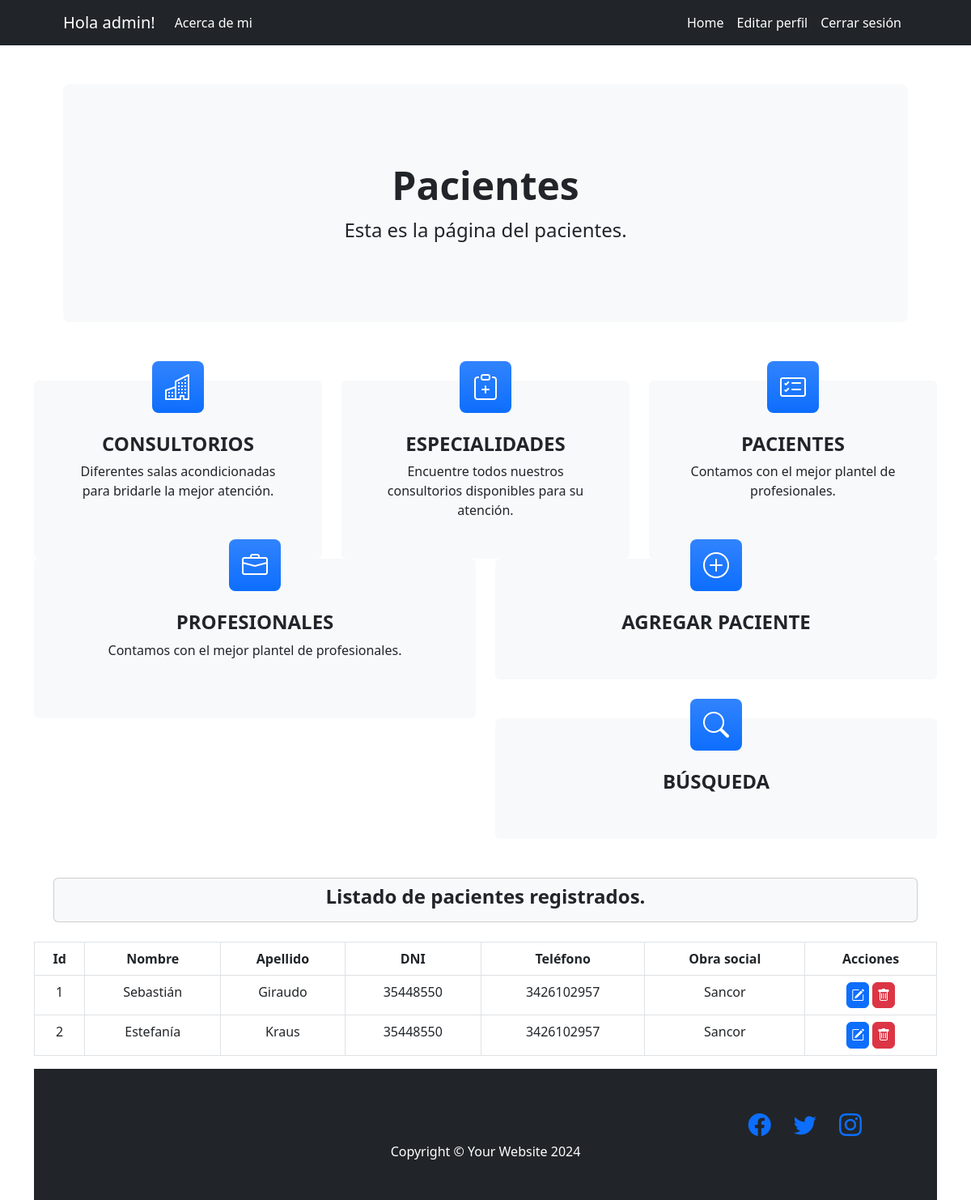
Page /aplicacion/pacientes/ (signed in) on the committed database.
### aplicacion/models.py (models this page shows, shortened)
class Paciente(models.Model):
    nombre = models.CharField(max_length=50)
    apellido = models.CharField(max_length=50)
    dni = models.IntegerField()
    telefono = models.IntegerField()
    obrasocial = models.CharField(max_length=50)
    class Meta:
        verbose_name = "paciente"
        verbose_name_plural = "Pacientes"
        ordering = ['apellido', 'nombre']

### aplicacion/views.py (the view)
# urls.py: path('pacientes/' , PacienteList.as_view() , name="pacientes"),
class PacienteList(LoginRequiredMixin, ListView):
    model = Paciente

### aplicacion/templates/aplicacion/paciente_list.html
{% extends 'aplicacion/1home.html' %}
{% block titulo %}
    <h1 class="display-5 fw-bold">Pacientes</h1>
    <p class="fs-4">Esta es la página del pacientes.</p>
{% endblock titulo %}
{% block formulario %}
<div class="col-lg-6 col-xxl-4 mb-5">
    <div class="card bg-light border-0 h-100">
        <div class="card-body text-center p-4 p-lg-5 pt-0 pt-lg-0">
            <a class="navbar-brand" href="{% url 'paciente_create' %}"><div class="feature bg-primary bg-gradient text-white rounded-3 mb-4 mt-n4"><i class="bi bi-plus-circle"></i></div></a>
            <h2 class="fs-4 fw-bold"><a class="navbar-brand" href="{% url 'paciente_create' %}">AGREGAR PACIENTE</a></h2>
        </div>
    </div>
</div>
<div class="col-lg-6 col-xxl-4 mb-5">
</div>
<div class="col-lg-6 col-xxl-4 mb-5">
    <div class="card bg-light border-0 h-100">
        <div class="card-body text-center p-4 p-lg-5 pt-0 pt-lg-0">
            <a class="navbar-brand" href="{% url 'buscar' %}"><div class="feature bg-primary bg-gradient text-white rounded-3 mb-4 mt-n4"><i class="bi bi-search"></i></div></a>
            <h2 class="fs-4 fw-bold"><a class="navbar-brand" href="{% url 'buscar' %}">BÚSQUEDA</a></h2>
        </div>
    </div>
</div>
{% endblock formulario %}
{% block contenido %}
<div class="p-4 p-lg-4 pt-0 pt-lg-0">
    <div class="card bg-light border-1 h-100">
        <div class="card-body text-center p-0 p-lg-2 pt-0 pt-lg-2">
            <h2 class="fs-4 fw-bold"><a class="navbar-brand">Listado de pacientes registrados.</a></h2>
        </div>
    </div>
</div>
    <table class="table table-bordered">
        <thead>
            <tr>
                <th>Id</th>
                <th>Nombre</th>
                <th>Apellido</th>
                <th>DNI</th>
                <th>Teléfono</th>
                <th>Obra social</th>
                <th>Acciones</th>
            </tr>
        </thead>
        <tbody>
    {% for p in paciente_list %}
            <tr>
                <td>{{ p.id }}</td>
                <td>{{ p.nombre }}</td>
                <td>{{ p.apellido }}</td>
                <td>{{ p.dni }}</td>
                <td>{{ p.telefono }}</td>
                <td>{{ p.obrasocial }}</td>
                <td>
                    <a
                    href="{% url 'paciente_update' p.id %}"
                    class="btn btn-primary"
                    style="--bs-btn-padding-y: .2rem; --bs-btn-padding-x: .3rem; --bs-btn-font-size: 1rem;"
                    ><i class="bi bi-pencil-square"></i>
                    </a>
                    <a
                    href="{% url 'paciente_delete' p.id %}"
                    class="btn btn-danger"
                    style="--bs-btn-padding-y: .2rem; --bs-btn-padding-x: .3rem; --bs-btn-font-size: 1rem;"
                    ><i class="bi bi-trash"></i>
                    </a>
                </td>
            </tr>
    {% endfor %}
        </tbody>
    </table>
{% endblock contenido %}

### aplicacion/templates/aplicacion/1home.html (shortened to what this page needs)
<!DOCTYPE html>
<html lang="en">
    <head>
        {% load static%}
        <link href="https://cdn.jsdelivr.net/npm/bootstrap-icons@1.4.1/font/bootstrap-icons.css" rel="stylesheet" />
        <link href="{% static 'css/styles.css' %}" rel="stylesheet" />
    </head>
    <body>
        <nav class="navbar navbar-expand-lg navbar-dark bg-dark">
            <div class="container px-lg-5">
                {% if user.is_authenticated %}
                    <a class="navbar-brand">Hola {{user.username}}!</a>
                    <ul class="navbar-nav ms-auto mb-2 mb-lg-0">
                        <li class="nav-item"><a class="nav-link active text-white" aria-current="page" href="{% url 'acerca_de_mi' %}">Acerca de mi</a></li>
                    </ul>
                {% endif %}
                <div class="collapse navbar-collapse" id="navbarSupportedContent">
                    {% if user.is_authenticated %}
                    <ul class="navbar-nav ms-auto mb-2 mb-lg-0">
                        <li class="nav-item"><a class="nav-link active" aria-current="page" href="{% url '1home' %}">Home</a></li>
                        <li class="nav-item"><a class="nav-link active" aria-current="page" href="{% url 'editar_perfil' %}">Editar perfil</a></li>
                        <li class="nav-item"><a class="nav-link active" aria-current="page" href="{% url 'logout' %}">Cerrar sesión</a></li>
                    </ul>
                    {% endif %}
                </div>
            </div>
        </nav>
        <header class="py-5">
            <div class="container px-lg-5">
                <div class="p-4 p-lg-5 bg-light rounded-3 text-center">
                    <div class="m-4 m-lg-5">
                        {% block titulo %}{% endblock titulo %}
                    </div>
                </div>
            </div>
        </header>
    {% if user.is_authenticated %}
        {% block busqueda %}
        <section class="pt-4">
            <div class="container text-center">
                <div class="row">
                    <div class="col">
                        <div class="card bg-light border-0 h-100">
                            <div class="card-body text-center p-4 p-lg-5 pt-0 pt-lg-0">
                                <a class="navbar-brand" href="{% url 'consultorios' %}"><div class="feature bg-primary bg-gradient text-white rounded-3 mb-4 mt-n4"><i class="bi bi-building"></i></div></a>
                                <h2 class="fs-4 fw-bold"><a class="navbar-brand" href="{% url 'consultorios' %}">CONSULTORIOS</a></h2>
                                <p class="mb-0">Diferentes salas acondicionadas para bridarle la mejor atención.</p>
                            </div>
                        </div>
                    </div>
                    <div class="col">
                        <div class="card bg-light border-0 h-100">
                            <div class="card-body text-center p-4 p-lg-5 pt-0 pt-lg-0">
                                <a class="navbar-brand" href="{% url 'especialidades' %}"><div class="feature bg-primary bg-gradient text-white rounded-3 mb-4 mt-n4"><i class="bi bi-clipboard-plus"></i></div></a>
                                <h2 class="fs-4 fw-bold"><a class="navbar-brand" href="{% url 'especialidades' %}">ESPECIALIDADES</a></h2>
                                <p class="mb-0">Encuentre todos nuestros consultorios disponibles para su atención.</p>
                            </div>
                        </div>
                    </div>
                    <div class="col">
                        <div class="card bg-light border-0 h-100">
                            <div class="card-body text-center p-4 p-lg-5 pt-0 pt-lg-0">
                                <a class="navbar-brand" href="{% url 'pacientes' %}"><div class="feature bg-primary bg-gradient text-white rounded-3 mb-4 mt-n4"><i class="bi bi-card-checklist"></i></div></a>
                                <h2 class="fs-4 fw-bold"><a class="navbar-brand" href="{% url 'pacientes' %}">PACIENTES</a></h2>
                                <p class="mb-0">Contamos con el mejor plantel de profesionales.</p>
                            </div>
                        </div>
                    </div>
                    <div class="col">
                        <div class="card bg-light border-0 h-100">
                            <div class="card-body text-center p-4 p-lg-5 pt-0 pt-lg-0">
                                <a class="navbar-brand" href="{% url 'profesionales' %}"><div class="feature bg-primary bg-gradient text-white rounded-3 mb-4 mt-n4"><i class="bi bi-briefcase"></i></div></a>
                                <h2 class="fs-4 fw-bold"><a class="navbar-brand" href="{% url 'profesionales' %}">PROFESIONALES</a></h2>
                                <p class="mb-0">Contamos con el mejor plantel de profesionales.</p>
                            </div>
                        </div>
                    </div>
                    {% block formulario %}
                    {% endblock formulario %}
            </div>
        {% endblock busqueda %}
        {% block contenido %}{% endblock contenido %}
    {% endif %}
        <footer class="py-5 bg-dark">
            <div class="col-lg-11 h-100 text-center text-lg-end my-auto">
                <ul class="list-inline mb-0">
                    <li class="list-inline-item me-4">
                        <a href="{% url '1home' %}"><i class="bi-facebook fs-3"></i></a>
                    </li>
                    <li class="list-inline-item me-4">
                        <a href="{% url '1home' %}"><i class="bi-twitter fs-3"></i></a>
                    </li>
                    <li class="list-inline-item">
                        <a href="{% url '1home' %}"><i class="bi-instagram fs-3"></i></a>
                    </li>
                </ul>
            </div>
            <div class="container"><p class="m-0 text-center text-white">Copyright &copy; Your Website 2024</p></div>
        </footer>
    </body>
</html>

### rows in the picture
Paciente: id "1", nombre "Sebastián", apellido "Giraudo", dni "35448550", telefono "3426102957", obrasocial "Sancor"
Paciente: id "2", nombre "Estefanía", apellido "Kraus", dni "35448550", telefono "3426102957", obrasocial "Sancor"

### other values in the picture
{{ user.username }} "admin"
